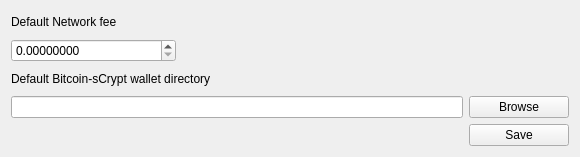
<?xml version="1.0" encoding="UTF-8"?>
<ui version="4.0">
 <class>ConfigForm</class>
 <widget class="QWidget" name="ConfigForm">
  <property name="geometry">
   <rect>
    <x>0</x>
    <y>0</y>
    <width>580</width>
    <height>157</height>
   </rect>
  </property>
  <property name="windowTitle">
   <string>Settings</string>
  </property>
  <layout class="QGridLayout" name="gridLayout">
   <item row="0" column="0">
    <widget class="QLabel" name="label">
     <property name="text">
      <string>Default Network fee </string>
     </property>
    </widget>
   </item>
   <item row="1" column="1" colspan="2">
    <spacer name="horizontalSpacer_3">
     <property name="orientation">
      <enum>Qt::Horizontal</enum>
     </property>
     <property name="sizeHint" stdset="0">
      <size>
       <width>388</width>
       <height>17</height>
      </size>
     </property>
    </spacer>
   </item>
   <item row="2" column="0" colspan="2">
    <widget class="QLabel" name="lPath">
     <property name="text">
      <string>Default Bitcoin-sCrypt wallet directory</string>
     </property>
    </widget>
   </item>
   <item row="3" column="0" colspan="2">
    <widget class="QLineEdit" name="txtPath"/>
   </item>
   <item row="3" column="2">
    <widget class="QPushButton" name="bSearch">
     <property name="maximumSize">
      <size>
       <width>100</width>
       <height>28</height>
      </size>
     </property>
     <property name="text">
      <string>Browse</string>
     </property>
    </widget>
   </item>
   <item row="4" column="0" colspan="2">
    <spacer name="horizontalSpacer_4">
     <property name="orientation">
      <enum>Qt::Horizontal</enum>
     </property>
     <property name="sizeHint" stdset="0">
      <size>
       <width>453</width>
       <height>17</height>
      </size>
     </property>
    </spacer>
   </item>
   <item row="4" column="2">
    <widget class="QPushButton" name="bSave">
     <property name="text">
      <string>Save</string>
     </property>
    </widget>
   </item>
   <item row="1" column="0">
    <widget class="QDoubleSpinBox" name="spnNetFee">
     <property name="decimals">
      <number>8</number>
     </property>
     <property name="maximum">
      <double>21474836470.000000000000000</double>
     </property>
     <property name="singleStep">
      <double>1.000000000000000</double>
     </property>
    </widget>
   </item>
  </layout>
 </widget>
 <resources/>
 <connections/>
</ui>
